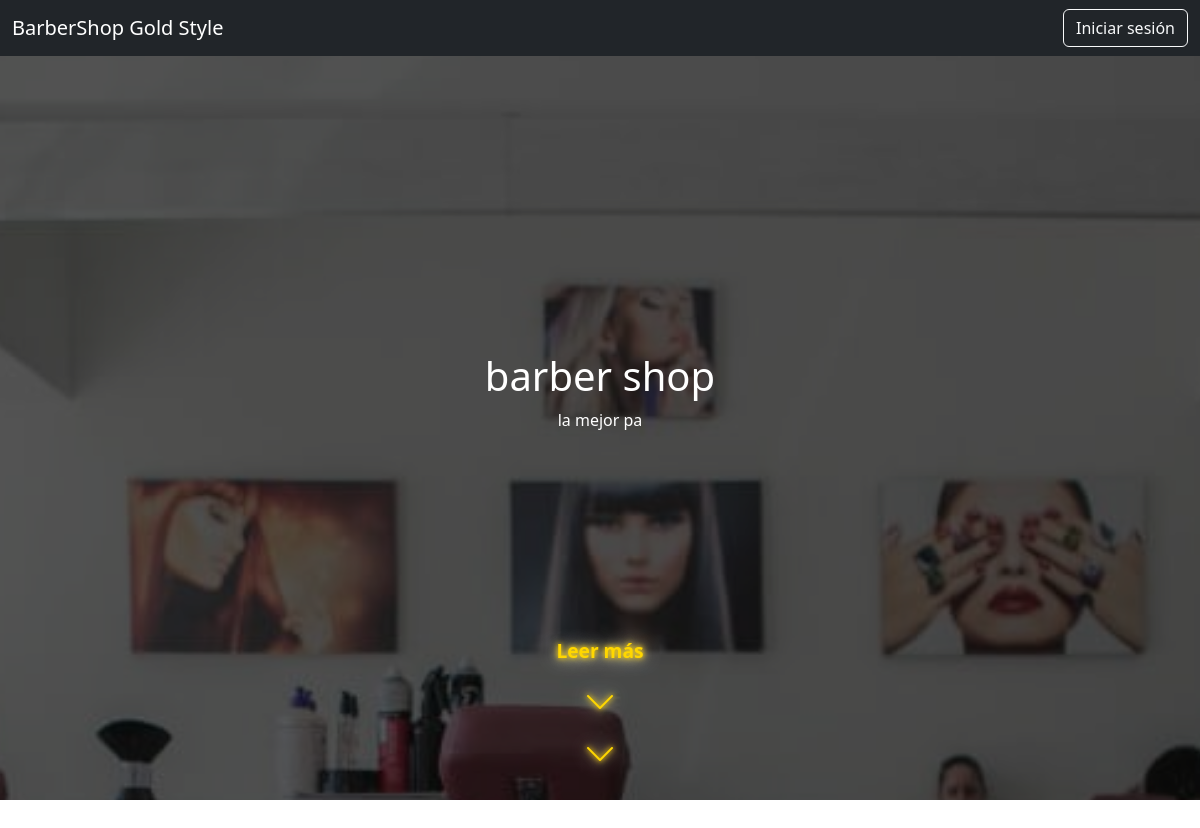
Before: /php/servicios/corte_publico.php with the older database file.
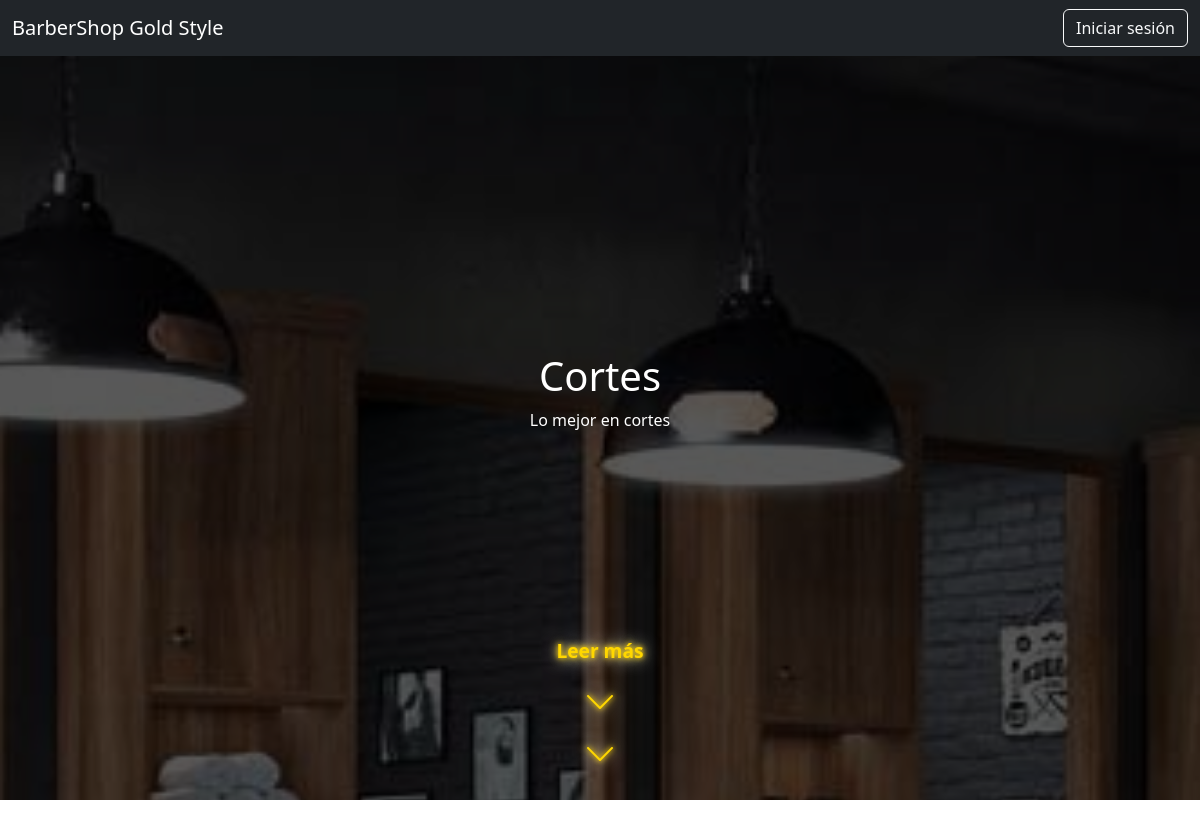
After: the same page with the newer database file.
### tables this page shows
CREATE TABLE `portada` (
  `id` int(11) NOT NULL,
  `titulo` varchar(255) NOT NULL,
  `descripcion` varchar(255) NOT NULL,
  `imagen` varchar(255) NOT NULL
);

### php/servicios/corte_publico.php (the view, shortened to what this page needs)
<?php
require_once '../conexion.php';
try {
    $stmtPortada = $pdo->query("SELECT * FROM portada ORDER BY id ASC LIMIT 1 OFFSET 1");
    $portada = $stmtPortada->fetch();
} catch(PDOException $e) {
    echo "Error: " . htmlspecialchars($e->getMessage());
    exit;
}
?>
<!DOCTYPE html>
<html lang="es">
<head>
    <link href="https://cdn.jsdelivr.net/npm/bootstrap@5.3.3/dist/css/bootstrap.min.css" rel="stylesheet">
    <link href="https://cdn.jsdelivr.net/npm/bootstrap-icons@1.11.3/font/bootstrap-icons.css" rel="stylesheet">
    <link rel="stylesheet" href="/css/servicio.css">
</head>
<body>
    <nav class="navbar navbar-dark bg-dark fixed-top">
        <div class="container-fluid">
            <a class="navbar-brand" href="#">BarberShop Gold Style</a>
            <div class="boton-nav">
                <a href="../html/login.html" class="btn btn-outline-light">Iniciar sesión</a>
            </div>
        </div>
    </nav>
    <div class="cover" style="background-image: url('/php/uploads/<?php echo isset($portada['imagen']) ? htmlspecialchars($portada['imagen']) : 'https://via.placeholder.com/1920x1080'; ?>');">
        <div class="cover-overlay"></div>
        <div class="cover-content">
            <h1><?php echo isset($portada['titulo']) ? htmlspecialchars($portada['titulo']) : '¡Bienvenido a mi sitio!'; ?></h1>
            <p><?php echo isset($portada['descripcion']) ? htmlspecialchars($portada['descripcion']) : 'Descripción de la portada'; ?></p>
        </div>
        <div class="read-more">
            <span>Leer más</span>
            <div class="arrows">
                <i class="bi bi-chevron-down"></i>
                <i class="bi bi-chevron-down"></i>
            </div>
        </div>
    </div>
</body>
</html>

### css/servicio.css (style rules this page uses)
:root { font-size: 16px; }
.cover { height: 100vh; width: 100vw; background-size: cover; background-position: center; background-attachment: fixed; display: flex; flex-direction: column; align-items: center; justify-content: center; color: white; text-align: center; position: relative; }
.cover-content { z-index: 1; opacity: 0; transform: translateY(3rem); animation: fadeInUp 1s ease-out forwards; position: relative; }
.cover-overlay { position: absolute; top: 0; left: 0; width: 100%; height: 100%; background: rgba(0, 0, 0, 0.65); z-index: 0; }
.read-more { position: absolute; bottom: 1.25rem; width: 100%; text-align: center; z-index: 1; color: #FFD700; font-size: 1.2rem; font-weight: bold; text-shadow: 0 0 0.3125rem #FFD700, 0 0 0.625rem #FFE066, 0 0 1.25rem #FFFFFF; opacity: 0; transform: translateY(3rem); animation: fadeInUp 1s ease-out 0.3s forwards; }
.arrows { display: flex; flex-direction: column; align-items: center; margin-top: 0.625rem; }
.arrows i { font-size: 2rem; color: #FFD700; text-shadow: 0 0 0.3125rem #FFD700, 0 0 0.625rem #FFE066, 0 0 1.25rem #FFFFFF; margin: 0.125rem 0; animation: flowDown 1.5s ease-in-out infinite; }
.arrows i:nth-child(2) { animation-delay: 0.3s; }

Changed rows visible on the page:
changed portada: imagen: a different picture; titulo "barber shop" → "Cortes"; descripcion "la mejor pa" → "Lo mejor en cortes"
